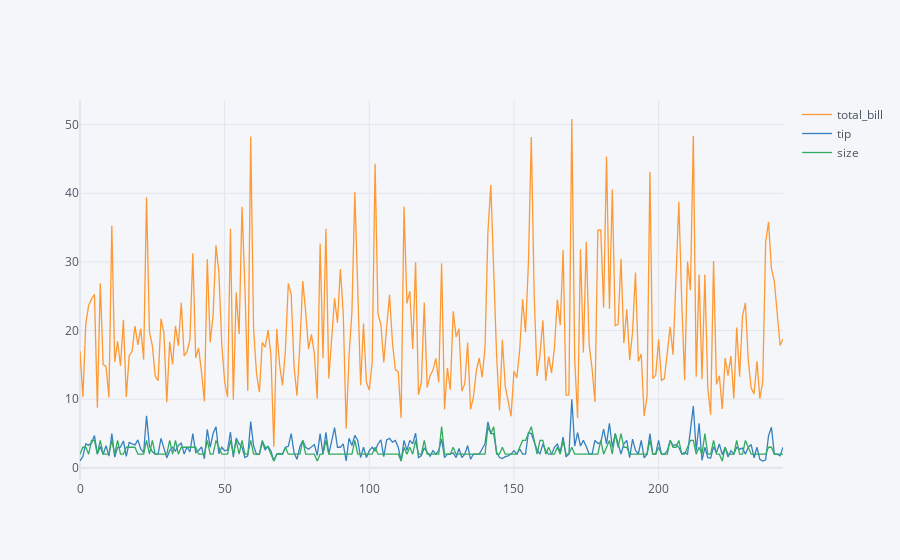

The cell this chart's notebook holds for it:
### Markdown cell above
From the output, you can see the static line plot for the 'total_bill' and 'tips' column.

### Code cell
dataset2.iplot()

### Figure 1 — Plotly figure (JSON) as saved in the notebook; plotly's stock layout.template omitted (floating-point values rounded to 4 significant figures; data arrays with more than 128 entries replaced by an {"elided": "..."} marker saying what was removed)
{"data": [{"line": {"color": "rgba(255, 153, 51, 1.0)", "dash": "solid", "shape": "linear", "width": 1.3}, "mode": "lines", "name": "total_bill", "text": "", "type": "scatter", "x": {"elided": "244 int values"}, "y": {"elided": "244 float values"}}, {"line": {"color": "rgba(55, 128, 191, 1.0)", "dash": "solid", "shape": "linear", "width": 1.3}, "mode": "lines", "name": "tip", "text": "", "type": "scatter", "x": {"elided": "244 int values"}, "y": {"elided": "244 float values"}}, {"line": {"color": "rgba(50, 171, 96, 1.0)", "dash": "solid", "shape": "linear", "width": 1.3}, "mode": "lines", "name": "size", "text": "", "type": "scatter", "x": {"elided": "244 int values"}, "y": {"elided": "244 int values"}}], "layout": {"autosize": true, "legend": {"bgcolor": "#F5F6F9", "font": {"color": "#4D5663"}}, "paper_bgcolor": "#F5F6F9", "plot_bgcolor": "#F5F6F9", "title": {"font": {"color": "#4D5663"}}, "xaxis": {"autorange": true, "gridcolor": "#E1E5ED", "range": [0, 243], "showgrid": true, "tickfont": {"color": "#4D5663"}, "title": {"font": {"color": "#4D5663"}, "text": ""}, "type": "linear", "zerolinecolor": "#E1E5ED"}, "yaxis": {"autorange": true, "gridcolor": "#E1E5ED", "range": [-1.767, 53.58], "showgrid": true, "tickfont": {"color": "#4D5663"}, "title": {"font": {"color": "#4D5663"}, "text": ""}, "type": "linear", "zerolinecolor": "#E1E5ED"}}}
